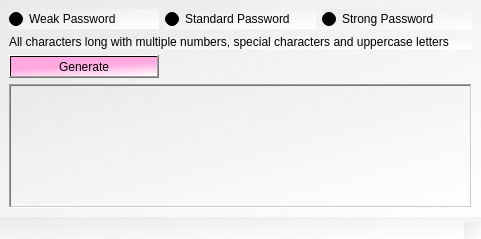
<?xml version="1.0" encoding="UTF-8"?>
<ui version="4.0">
 <class>MainWindow</class>
 <widget class="QMainWindow" name="MainWindow">
  <property name="geometry">
   <rect>
    <x>0</x>
    <y>0</y>
    <width>481</width>
    <height>239</height>
   </rect>
  </property>
  <property name="font">
   <font>
    <pointsize>7</pointsize>
   </font>
  </property>
  <property name="windowTitle">
   <string>MainWindow</string>
  </property>
  <property name="styleSheet">
   <string notr="true">background-color: qlineargradient(spread:pad, x1:0, y1:0, x2:1, y2:1, stop:0 rgba(233, 233, 233, 244), stop:1 rgba(255, 255, 255, 255));</string>
  </property>
  <widget class="QWidget" name="centralwidget">
   <layout class="QGridLayout" name="gridLayout">
    <item row="0" column="0">
     <widget class="QRadioButton" name="radioButton">
      <property name="text">
       <string>Weak Password</string>
      </property>
     </widget>
    </item>
    <item row="0" column="1">
     <widget class="QRadioButton" name="radioButton_2">
      <property name="text">
       <string>Standard Password</string>
      </property>
     </widget>
    </item>
    <item row="0" column="2">
     <widget class="QRadioButton" name="radioButton_3">
      <property name="text">
       <string>Strong Password</string>
      </property>
     </widget>
    </item>
    <item row="1" column="0" colspan="3">
     <widget class="QLabel" name="label">
      <property name="enabled">
       <bool>true</bool>
      </property>
      <property name="frameShape">
       <enum>QFrame::Shape::NoFrame</enum>
      </property>
      <property name="frameShadow">
       <enum>QFrame::Shadow::Plain</enum>
      </property>
      <property name="text">
       <string>All characters long with multiple numbers, special characters and uppercase letters</string>
      </property>
      <property name="scaledContents">
       <bool>true</bool>
      </property>
      <property name="wordWrap">
       <bool>true</bool>
      </property>
     </widget>
    </item>
    <item row="2" column="0">
     <widget class="QPushButton" name="pushButton">
      <property name="styleSheet">
       <string notr="true">background-color: qlineargradient(spread:reflect, x1:0.573864, y1:0, x2:1, y2:1, stop:0.369318 rgba(255, 169, 224, 255), stop:1 rgba(255, 255, 255, 255));</string>
      </property>
      <property name="text">
       <string>Generate</string>
      </property>
      <property name="flat">
       <bool>false</bool>
      </property>
     </widget>
    </item>
    <item row="3" column="0" colspan="3">
     <widget class="QTextEdit" name="textEdit">
      <property name="frameShape">
       <enum>QFrame::Shape::WinPanel</enum>
      </property>
      <property name="readOnly">
       <bool>true</bool>
      </property>
     </widget>
    </item>
   </layout>
  </widget>
  <widget class="QStatusBar" name="statusbar"/>
 </widget>
 <resources/>
 <connections/>
</ui>
